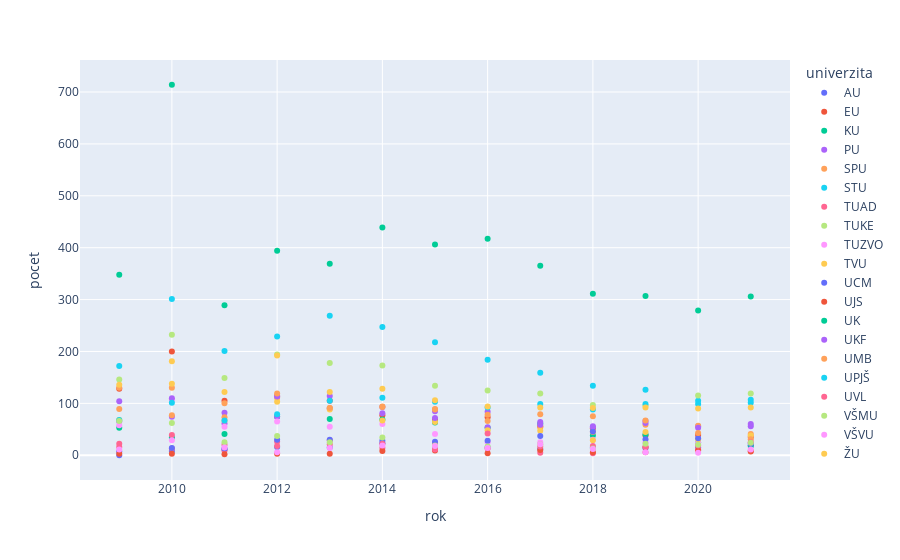

Notebook source saved alongside this figure:
### Code cell
px.scatter(absolventi_doktorandi, x="rok", y="pocet", color="univerzita", height=800)

### Figure 1 — Plotly figure (JSON) as saved in the notebook; plotly's stock layout.template omitted (floating-point values rounded to 4 significant figures)
{"data": [{"hovertemplate": "univerzita=AU<br>rok=%{x}<br>pocet=%{y}<extra></extra>", "legendgroup": "AU", "marker": {"color": "#636efa", "symbol": "circle"}, "mode": "markers", "name": "AU", "orientation": "v", "showlegend": true, "type": "scatter", "x": [2009, 2010, 2011, 2012, 2013, 2014, 2015, 2016, 2017, 2018, 2019, 2020, 2021], "xaxis": "x", "y": [7, 8, 11, 16, 15, 23, 17, 15, 12, 15, 14, 15, 18], "yaxis": "y"}, {"hovertemplate": "univerzita=EU<br>rok=%{x}<br>pocet=%{y}<extra></extra>", "legendgroup": "EU", "marker": {"color": "#EF553B", "symbol": "circle"}, "mode": "markers", "name": "EU", "orientation": "v", "showlegend": true, "type": "scatter", "x": [2009, 2010, 2011, 2012, 2013, 2014, 2015, 2016, 2017, 2018, 2019, 2020, 2021], "xaxis": "x", "y": [128, 200, 105, 114, 105, 77, 69, 73, 56, 52, 38, 39, 35], "yaxis": "y"}, {"hovertemplate": "univerzita=KU<br>rok=%{x}<br>pocet=%{y}<extra></extra>", "legendgroup": "KU", "marker": {"color": "#00cc96", "symbol": "circle"}, "mode": "markers", "name": "KU", "orientation": "v", "showlegend": true, "type": "scatter", "x": [2009, 2010, 2011, 2012, 2013, 2014, 2015, 2016, 2017, 2018, 2019, 2020, 2021], "xaxis": "x", "y": [53, 34, 41, 74, 70, 69, 63, 53, 61, 38, 40, 24, 19], "yaxis": "y"}, {"hovertemplate": "univerzita=PU<br>rok=%{x}<br>pocet=%{y}<extra></extra>", "legendgroup": "PU", "marker": {"color": "#ab63fa", "symbol": "circle"}, "mode": "markers", "name": "PU", "orientation": "v", "showlegend": true, "type": "scatter", "x": [2009, 2010, 2011, 2012, 2013, 2014, 2015, 2016, 2017, 2018, 2019, 2020, 2021], "xaxis": "x", "y": [65, 74, 61, 74, 90, 93, 85, 54, 64, 54, 66, 56, 56], "yaxis": "y"}, {"hovertemplate": "univerzita=SPU<br>rok=%{x}<br>pocet=%{y}<extra></extra>", "legendgroup": "SPU", "marker": {"color": "#FFA15A", "symbol": "circle"}, "mode": "markers", "name": "SPU", "orientation": "v", "showlegend": true, "type": "scatter", "x": [2009, 2010, 2011, 2012, 2013, 2014, 2015, 2016, 2017, 2018, 2019, 2020, 2021], "xaxis": "x", "y": [130, 130, 100, 111, 91, 94, 89, 66, 54, 45, 59, 57, 41], "yaxis": "y"}, {"hovertemplate": "univerzita=STU<br>rok=%{x}<br>pocet=%{y}<extra></extra>", "legendgroup": "STU", "marker": {"color": "#19d3f3", "symbol": "circle"}, "mode": "markers", "name": "STU", "orientation": "v", "showlegend": true, "type": "scatter", "x": [2009, 2010, 2011, 2012, 2013, 2014, 2015, 2016, 2017, 2018, 2019, 2020, 2021], "xaxis": "x", "y": [172, 301, 201, 229, 269, 247, 218, 184, 159, 134, 126, 105, 107], "yaxis": "y"}, {"hovertemplate": "univerzita=TUAD<br>rok=%{x}<br>pocet=%{y}<extra></extra>", "legendgroup": "TUAD", "marker": {"color": "#FF6692", "symbol": "circle"}, "mode": "markers", "name": "TUAD", "orientation": "v", "showlegend": true, "type": "scatter", "x": [2009, 2010, 2011, 2012, 2013, 2014, 2015, 2016, 2017, 2018, 2019, 2020, 2021], "xaxis": "x", "y": [22, 13, 9, 26, 29, 14, 23, 13, 5, 4, 6, 11, 8], "yaxis": "y"}, {"hovertemplate": "univerzita=TUKE<br>rok=%{x}<br>pocet=%{y}<extra></extra>", "legendgroup": "TUKE", "marker": {"color": "#B6E880", "symbol": "circle"}, "mode": "markers", "name": "TUKE", "orientation": "v", "showlegend": true, "type": "scatter", "x": [2009, 2010, 2011, 2012, 2013, 2014, 2015, 2016, 2017, 2018, 2019, 2020, 2021], "xaxis": "x", "y": [146, 232, 149, 194, 178, 173, 134, 125, 119, 97, 96, 115, 119], "yaxis": "y"}, {"hovertemplate": "univerzita=TUZVO<br>rok=%{x}<br>pocet=%{y}<extra></extra>", "legendgroup": "TUZVO", "marker": {"color": "#FF97FF", "symbol": "circle"}, "mode": "markers", "name": "TUZVO", "orientation": "v", "showlegend": true, "type": "scatter", "x": [2009, 2010, 2011, 2012, 2013, 2014, 2015, 2016, 2017, 2018, 2019, 2020, 2021], "xaxis": "x", "y": [58, 107, 55, 65, 55, 60, 41, 25, 25, 30, 25, 24, 24], "yaxis": "y"}, {"hovertemplate": "univerzita=TVU<br>rok=%{x}<br>pocet=%{y}<extra></extra>", "legendgroup": "TVU", "marker": {"color": "#FECB52", "symbol": "circle"}, "mode": "markers", "name": "TVU", "orientation": "v", "showlegend": true, "type": "scatter", "x": [2009, 2010, 2011, 2012, 2013, 2014, 2015, 2016, 2017, 2018, 2019, 2020, 2021], "xaxis": "x", "y": [68, 138, 67, 103, 88, 67, 64, 48, 47, 29, 45, 31, 38], "yaxis": "y"}, {"hovertemplate": "univerzita=UCM<br>rok=%{x}<br>pocet=%{y}<extra></extra>", "legendgroup": "UCM", "marker": {"color": "#636efa", "symbol": "circle"}, "mode": "markers", "name": "UCM", "orientation": "v", "showlegend": true, "type": "scatter", "x": [2009, 2010, 2011, 2012, 2013, 2014, 2015, 2016, 2017, 2018, 2019, 2020, 2021], "xaxis": "x", "y": [0, 14, 13, 30, 30, 28, 26, 28, 37, 46, 31, 33, 22], "yaxis": "y"}, {"hovertemplate": "univerzita=UJS<br>rok=%{x}<br>pocet=%{y}<extra></extra>", "legendgroup": "UJS", "marker": {"color": "#EF553B", "symbol": "circle"}, "mode": "markers", "name": "UJS", "orientation": "v", "showlegend": true, "type": "scatter", "x": [2009, 2010, 2011, 2012, 2013, 2014, 2015, 2016, 2017, 2018, 2019, 2020, 2021], "xaxis": "x", "y": [3, 3, 2, 3, 3, 8, 9, 4, 10, 6, 16, 9, 7], "yaxis": "y"}, {"hovertemplate": "univerzita=UK<br>rok=%{x}<br>pocet=%{y}<extra></extra>", "legendgroup": "UK", "marker": {"color": "#00cc96", "symbol": "circle"}, "mode": "markers", "name": "UK", "orientation": "v", "showlegend": true, "type": "scatter", "x": [2009, 2010, 2011, 2012, 2013, 2014, 2015, 2016, 2017, 2018, 2019, 2020, 2021], "xaxis": "x", "y": [348, 714, 289, 394, 369, 439, 406, 417, 365, 311, 307, 279, 306], "yaxis": "y"}, {"hovertemplate": "univerzita=UKF<br>rok=%{x}<br>pocet=%{y}<extra></extra>", "legendgroup": "UKF", "marker": {"color": "#ab63fa", "symbol": "circle"}, "mode": "markers", "name": "UKF", "orientation": "v", "showlegend": true, "type": "scatter", "x": [2009, 2010, 2011, 2012, 2013, 2014, 2015, 2016, 2017, 2018, 2019, 2020, 2021], "xaxis": "x", "y": [104, 110, 82, 113, 114, 81, 72, 84, 59, 56, 62, 53, 60], "yaxis": "y"}, {"hovertemplate": "univerzita=UMB<br>rok=%{x}<br>pocet=%{y}<extra></extra>", "legendgroup": "UMB", "marker": {"color": "#FFA15A", "symbol": "circle"}, "mode": "markers", "name": "UMB", "orientation": "v", "showlegend": true, "type": "scatter", "x": [2009, 2010, 2011, 2012, 2013, 2014, 2015, 2016, 2017, 2018, 2019, 2020, 2021], "xaxis": "x", "y": [89, 77, 73, 119, 91, 93, 88, 78, 79, 75, 67, 43, 31], "yaxis": "y"}, {"hovertemplate": "univerzita=UPJŠ<br>rok=%{x}<br>pocet=%{y}<extra></extra>", "legendgroup": "UPJŠ", "marker": {"color": "#19d3f3", "symbol": "circle"}, "mode": "markers", "name": "UPJŠ", "orientation": "v", "showlegend": true, "type": "scatter", "x": [2009, 2010, 2011, 2012, 2013, 2014, 2015, 2016, 2017, 2018, 2019, 2020, 2021], "xaxis": "x", "y": [68, 101, 67, 79, 105, 111, 103, 92, 99, 88, 99, 99, 101], "yaxis": "y"}, {"hovertemplate": "univerzita=UVL<br>rok=%{x}<br>pocet=%{y}<extra></extra>", "legendgroup": "UVL", "marker": {"color": "#FF6692", "symbol": "circle"}, "mode": "markers", "name": "UVL", "orientation": "v", "showlegend": true, "type": "scatter", "x": [2009, 2010, 2011, 2012, 2013, 2014, 2015, 2016, 2017, 2018, 2019, 2020, 2021], "xaxis": "x", "y": [16, 39, 20, 18, 21, 22, 11, 42, 17, 18, 16, 19, 25], "yaxis": "y"}, {"hovertemplate": "univerzita=VŠMU<br>rok=%{x}<br>pocet=%{y}<extra></extra>", "legendgroup": "VŠMU", "marker": {"color": "#B6E880", "symbol": "circle"}, "mode": "markers", "name": "VŠMU", "orientation": "v", "showlegend": true, "type": "scatter", "x": [2009, 2010, 2011, 2012, 2013, 2014, 2015, 2016, 2017, 2018, 2019, 2020, 2021], "xaxis": "x", "y": [66, 62, 25, 37, 25, 34, 19, 17, 21, 13, 22, 20, 24], "yaxis": "y"}, {"hovertemplate": "univerzita=VŠVU<br>rok=%{x}<br>pocet=%{y}<extra></extra>", "legendgroup": "VŠVU", "marker": {"color": "#FF97FF", "symbol": "circle"}, "mode": "markers", "name": "VŠVU", "orientation": "v", "showlegend": true, "type": "scatter", "x": [2009, 2010, 2011, 2012, 2013, 2014, 2015, 2016, 2017, 2018, 2019, 2020, 2021], "xaxis": "x", "y": [11, 29, 15, 6, 14, 19, 18, 14, 21, 12, 6, 5, 11], "yaxis": "y"}, {"hovertemplate": "univerzita=ŽU<br>rok=%{x}<br>pocet=%{y}<extra></extra>", "legendgroup": "ŽU", "marker": {"color": "#FECB52", "symbol": "circle"}, "mode": "markers", "name": "ŽU", "orientation": "v", "showlegend": true, "type": "scatter", "x": [2009, 2010, 2011, 2012, 2013, 2014, 2015, 2016, 2017, 2018, 2019, 2020, 2021], "xaxis": "x", "y": [136, 181, 122, 192, 122, 128, 106, 94, 92, 91, 92, 90, 92], "yaxis": "y"}], "layout": {"autosize": true, "legend": {"title": {"text": "univerzita"}, "tracegroupgap": 0}, "margin": {"t": 60}, "xaxis": {"anchor": "y", "autorange": true, "domain": [0, 1], "range": [2008.0, 2022.0], "title": {"text": "rok"}, "type": "linear"}, "yaxis": {"anchor": "x", "autorange": true, "domain": [0, 1], "range": [-44.74, 758.7], "title": {"text": "pocet"}, "type": "linear"}}}
